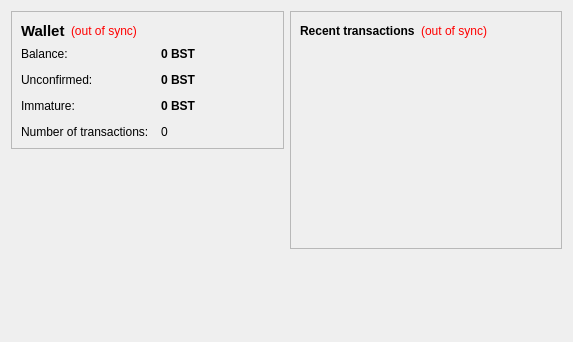
<?xml version="1.0" encoding="UTF-8"?>
<ui version="4.0">
 <class>OverviewPage</class>
 <widget class="QWidget" name="OverviewPage">
  <property name="geometry">
   <rect>
    <x>0</x>
    <y>0</y>
    <width>573</width>
    <height>342</height>
   </rect>
  </property>
  <property name="windowTitle">
   <string>Form</string>
  </property>
  <layout class="QHBoxLayout" name="horizontalLayout" stretch="1,1">
   <item>
    <layout class="QVBoxLayout" name="verticalLayout_2">
     <item>
      <widget class="QFrame" name="frame">
       <property name="frameShape">
        <enum>QFrame::StyledPanel</enum>
       </property>
       <property name="frameShadow">
        <enum>QFrame::Raised</enum>
       </property>
       <layout class="QVBoxLayout" name="verticalLayout_4">
        <item>
         <layout class="QHBoxLayout" name="horizontalLayout_4">
          <item>
           <widget class="QLabel" name="label_5">
            <property name="font">
             <font>
              <pointsize>11</pointsize>
              <weight>75</weight>
              <bold>true</bold>
             </font>
            </property>
            <property name="text">
             <string>Wallet</string>
            </property>
           </widget>
          </item>
          <item>
           <widget class="QLabel" name="labelWalletStatus">
            <property name="toolTip">
             <string>The displayed information may be out of date. Your wallet automatically synchronizes with the BeastCoin network after a connection is established, but this process has not completed yet.</string>
            </property>
            <property name="styleSheet">
             <string notr="true">QLabel { color: red; }</string>
            </property>
            <property name="text">
             <string notr="true">(out of sync)</string>
            </property>
            <property name="alignment">
             <set>Qt::AlignLeading|Qt::AlignLeft|Qt::AlignVCenter</set>
            </property>
           </widget>
          </item>
          <item>
           <spacer name="horizontalSpacer_2">
            <property name="orientation">
             <enum>Qt::Horizontal</enum>
            </property>
            <property name="sizeHint" stdset="0">
             <size>
              <width>40</width>
              <height>20</height>
             </size>
            </property>
           </spacer>
          </item>
         </layout>
        </item>
        <item>
         <layout class="QFormLayout" name="formLayout_2">
          <property name="fieldGrowthPolicy">
           <enum>QFormLayout::AllNonFixedFieldsGrow</enum>
          </property>
          <property name="horizontalSpacing">
           <number>12</number>
          </property>
          <property name="verticalSpacing">
           <number>12</number>
          </property>
          <item row="0" column="0">
           <widget class="QLabel" name="label">
            <property name="text">
             <string>Balance:</string>
            </property>
           </widget>
          </item>
          <item row="0" column="1">
           <widget class="QLabel" name="labelBalance">
            <property name="font">
             <font>
              <weight>75</weight>
              <bold>true</bold>
             </font>
            </property>
            <property name="cursor">
             <cursorShape>IBeamCursor</cursorShape>
            </property>
            <property name="toolTip">
             <string>Your current balance</string>
            </property>
            <property name="text">
             <string notr="true">0 BST</string>
            </property>
            <property name="textInteractionFlags">
             <set>Qt::LinksAccessibleByMouse|Qt::TextSelectableByKeyboard|Qt::TextSelectableByMouse</set>
            </property>
           </widget>
          </item>
          <item row="1" column="0">
           <widget class="QLabel" name="label_3">
            <property name="text">
             <string>Unconfirmed:</string>
            </property>
           </widget>
          </item>
          <item row="1" column="1">
           <widget class="QLabel" name="labelUnconfirmed">
            <property name="font">
             <font>
              <weight>75</weight>
              <bold>true</bold>
             </font>
            </property>
            <property name="cursor">
             <cursorShape>IBeamCursor</cursorShape>
            </property>
            <property name="toolTip">
             <string>Total of transactions that have yet to be confirmed, and do not yet count toward the current balance</string>
            </property>
            <property name="text">
             <string notr="true">0 BST</string>
            </property>
            <property name="textInteractionFlags">
             <set>Qt::LinksAccessibleByMouse|Qt::TextSelectableByKeyboard|Qt::TextSelectableByMouse</set>
            </property>
           </widget>
          </item>
          <item row="3" column="0">
           <widget class="QLabel" name="label_2">
            <property name="text">
             <string>Number of transactions:</string>
            </property>
           </widget>
          </item>
          <item row="3" column="1">
           <widget class="QLabel" name="labelNumTransactions">
            <property name="toolTip">
             <string>Total number of transactions in wallet</string>
            </property>
            <property name="text">
             <string notr="true">0</string>
            </property>
           </widget>
          </item>
          <item row="2" column="0">
           <widget class="QLabel" name="labelImmatureText">
            <property name="text">
             <string>Immature:</string>
            </property>
           </widget>
          </item>
          <item row="2" column="1">
           <widget class="QLabel" name="labelImmature">
            <property name="font">
             <font>
              <weight>75</weight>
              <bold>true</bold>
             </font>
            </property>
            <property name="toolTip">
             <string>Mined balance that has not yet matured</string>
            </property>
            <property name="text">
             <string notr="true">0 BST</string>
            </property>
            <property name="textInteractionFlags">
             <set>Qt::LinksAccessibleByMouse|Qt::TextSelectableByKeyboard|Qt::TextSelectableByMouse</set>
            </property>
           </widget>
          </item>
         </layout>
        </item>
       </layout>
      </widget>
     </item>
     <item>
      <spacer name="verticalSpacer">
       <property name="orientation">
        <enum>Qt::Vertical</enum>
       </property>
       <property name="sizeHint" stdset="0">
        <size>
         <width>20</width>
         <height>40</height>
        </size>
       </property>
      </spacer>
     </item>
     <item>
      <widget class="QLabel" name="label_6">
       <property name="text">
        <string/>
       </property>
       <property name="pixmap">
        <pixmap resource="../bitcoin.qrc">:/images/backg</pixmap>
       </property>
       <property name="scaledContents">
        <bool>false</bool>
       </property>
       <property name="alignment">
        <set>Qt::AlignCenter</set>
       </property>
       <property name="margin">
        <number>-2</number>
       </property>
      </widget>
     </item>
    </layout>
   </item>
   <item>
    <layout class="QVBoxLayout" name="verticalLayout_3">
     <item>
      <widget class="QFrame" name="frame_2">
       <property name="frameShape">
        <enum>QFrame::StyledPanel</enum>
       </property>
       <property name="frameShadow">
        <enum>QFrame::Raised</enum>
       </property>
       <layout class="QVBoxLayout" name="verticalLayout">
        <item>
         <layout class="QHBoxLayout" name="horizontalLayout_2">
          <item>
           <widget class="QLabel" name="label_4">
            <property name="text">
             <string>&lt;b&gt;Recent transactions&lt;/b&gt;</string>
            </property>
           </widget>
          </item>
          <item>
           <widget class="QLabel" name="labelTransactionsStatus">
            <property name="toolTip">
             <string>The displayed information may be out of date. Your wallet automatically synchronizes with the BeastCoin network after a connection is established, but this process has not completed yet.</string>
            </property>
            <property name="styleSheet">
             <string notr="true">QLabel { color: red; }</string>
            </property>
            <property name="text">
             <string notr="true">(out of sync)</string>
            </property>
            <property name="alignment">
             <set>Qt::AlignRight|Qt::AlignTrailing|Qt::AlignVCenter</set>
            </property>
           </widget>
          </item>
          <item>
           <spacer name="horizontalSpacer">
            <property name="orientation">
             <enum>Qt::Horizontal</enum>
            </property>
            <property name="sizeHint" stdset="0">
             <size>
              <width>40</width>
              <height>20</height>
             </size>
            </property>
           </spacer>
          </item>
         </layout>
        </item>
        <item>
         <widget class="QListView" name="listTransactions">
          <property name="styleSheet">
           <string notr="true">QListView { background: transparent; }</string>
          </property>
          <property name="frameShape">
           <enum>QFrame::NoFrame</enum>
          </property>
          <property name="verticalScrollBarPolicy">
           <enum>Qt::ScrollBarAlwaysOff</enum>
          </property>
          <property name="horizontalScrollBarPolicy">
           <enum>Qt::ScrollBarAlwaysOff</enum>
          </property>
          <property name="selectionMode">
           <enum>QAbstractItemView::NoSelection</enum>
          </property>
         </widget>
        </item>
       </layout>
      </widget>
     </item>
     <item>
      <spacer name="verticalSpacer_2">
       <property name="orientation">
        <enum>Qt::Vertical</enum>
       </property>
       <property name="sizeHint" stdset="0">
        <size>
         <width>20</width>
         <height>40</height>
        </size>
       </property>
      </spacer>
     </item>
    </layout>
   </item>
  </layout>
 </widget>
 <resources/>
 <connections/>
</ui>
